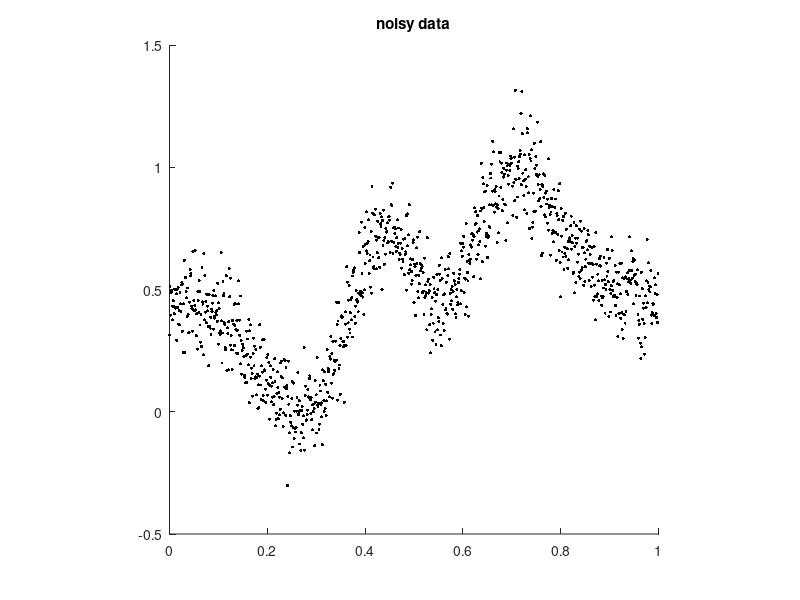

The MATLAB source for this figure: (Note: this script raises an error after producing the figure.)
%
% this script minimizes the cv score for an equispaced example on the one-
% dimensional torus
%
%% initialization

rng('default');                      % reset random generator

fun    = @(x) peaks(6*x-3,0);        % example function
M      = 2^10;                       % number of nodes
nodes  = (0:M-1)'/M;                 % nodes in space domain
f      = fun(nodes);                 % function values
f = f-min(f); f = f/max(f);          % normalize function

f_e    = f+0.1*randn(size(f));       % noisy function values
s      = 3;                          % weights in frequency domain


%% plot noisy data

scatter(nodes,real(f_e),5,'k','filled'); hold on;
axis square;
title('noisy data');
drawnow();


%% main computations

fcv = FCV_equispaced(1,f_e,s);
lambda_min = fcv.minimize();

% calculate reconstruction
[~,~,f_r] = fcv.compute(lambda_min);


%% plot reconstruction

plot(nodes,real(f_r)); hold off;
title('noisy data and reconstruction');